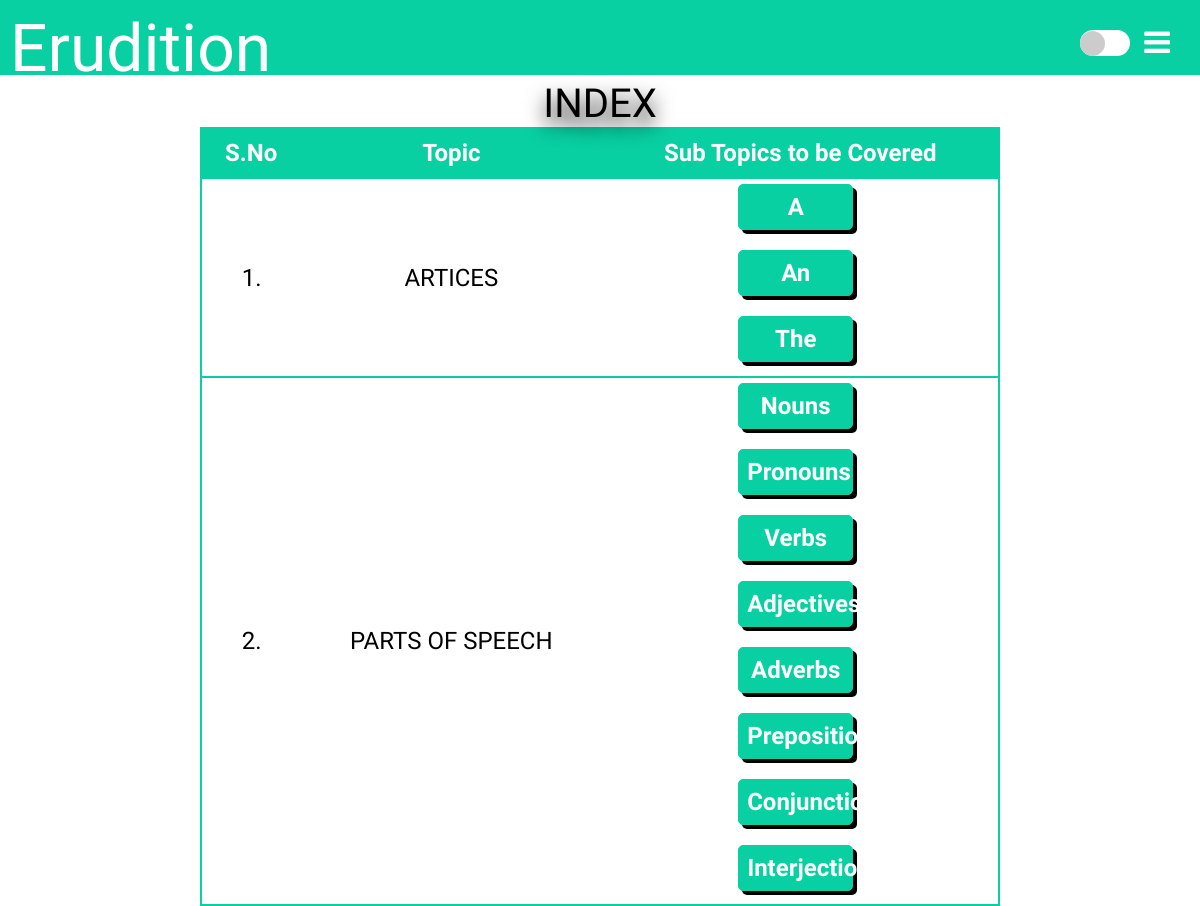
The app's page /content/reading/ (signed in) with its own data.
### READING/models.py (models this page shows, shortened)
class Topic(models.Model):
    topic_id = models.IntegerField(primary_key=True, default=0)
    topic_title = models.CharField(max_length=50)

class SubTopic(models.Model):
    stopic_id = models.ForeignKey(Topic, on_delete=models.CASCADE)
    sub_topic_title = models.CharField(max_length=50)

### READING/views.py (the view)
# urls.py: path('',views.INDEX),
def INDEX(request):
    topic = Topic.objects.all()
    subtopic = SubTopic.objects.all()
    details = {"Topics":topic, "SubTopics":subtopic, "SubTopicsLen":len(subtopic)+1}
    if request.user.is_anonymous:
        return redirect('/signin')
    details.update(user_info(request))
    return render(request, "READING/INDEX.html", details)

### ERUDITION/views.py (called while the page is built)
def user_info(request):
    from django.contrib.auth.models import User
    if request.user.is_authenticated:
        username=request.user.username
        return {'person':username}
    return {}

### READING/templates/READING/INDEX.html (shortened to what this page needs)
{% extends 'NAVBAR.html' %}
{% load static %}
{% block static %}
<link rel="stylesheet" type="text/css" href="{% static 'CSS/INDEX.css' %}">{% endblock %}
{% block body %}
<div class="index">
    <table border=1 frame=box rules=groups>
        <caption>INDEX</caption>
        <thead>
            <tr>
                <th>S.No</th>
                <th>Topic</th>
                <th>Sub Topics to be Covered</th>
            </tr>
        </thead>
        {% for a in Topics %}
        <tbody>
            <tr>
                <td rowspan="{{SubTopicsLen}}">{{a.topic_id}}.</td>
                <td rowspan="{{SubTopicsLen}}">{{a.topic_title}}</td>
            </tr>
            {% for b in SubTopics %}
            <tr>
                {% if b.stopic_id.topic_id == a.topic_id %}
                <form action="{{b.sub_topic_title}}" method="post">
                    <td><button class="button button--pandora" type="submit" name="cur-topic" value="{{b.stopic_id.topic_id}}"><span>{{b.sub_topic_title}}</span></button></td>
                </form>
                {% endif %}
            </tr>
            {% endfor %}
        </tbody>
        {% endfor %}
    </table>
</div>
{% endblock %}

### static/CSS/NAVBAR.css (style rules this page uses)
:root { --theme: rgb(9, 208, 162); }
body { text-align: center; background-repeat: no-repeat; background-size: cover; background-attachment: fixed; color: black; font-size: 24px; font-family: 'Dancing Script', cursive; margin: 0px; padding: 0px; transition: 0.5s; user-select: none; background-color: white; scroll-behavior: smooth; }
button { text-decoration: none; background-color: transparent; border: none; cursor: pointer; font-family: 'Dancing Script', cursive; font-size: 30px; color: white; }

### READING/static/CSS/INDEX.css (style rules this page uses)
.index { padding-top: 120px; }
.index table { margin: auto; width: 800px; text-align: center; color: black; }
.index table caption { font-size: 60px; transition: 0.5s; text-shadow: 0px 10px 20px black; }
.index th { background-color: var(--theme); border: 2px solid var(--theme); color: white; }
.index thead, tbody { border: 2px solid var(--theme); }
.index th, .index td { padding: 10px; }
.button { pointer-events: auto; cursor: pointer; background: #e7e7e7; border: none; padding: 1.5rem 3rem; margin: 0; font-family: inherit; font-size: inherit; position: relative; display: inline-block; }
.button::before, .button::after { width: 100%; height: 100%; }
.button--pandora { background: #000; font-weight: 700; padding: 0; border-radius: 5px; width: 10rem; transition: 0.5s; }
.button--pandora span { display: block; background: var(--theme); padding: 1.2rem 1.6rem; border: 1px solid var(--theme); border-radius: 5px; transform: translate3d(-4px, -4px, 0); transition: transform 0.3s cubic-bezier(0.7, 0, 0.2, 1); }
@media screen and (max-width:1200px) { .index { padding-top: 80px; } }
@media screen and (max-width:1200px) { .index table caption { font-size: 40px; } }
@media screen and (max-width:1200px) { .button--pandora { width: 7.2rem; } }
@media screen and (max-width:1200px) { .button--pandora span { padding: 0.5rem; } }

### records on screen
Topic: topic_id "1", topic_title "ARTICES"
SubTopic: sub_topic_title "A"
SubTopic: sub_topic_title "An"
SubTopic: sub_topic_title "The"
Topic: topic_id "2", topic_title "PARTS OF SPEECH"
SubTopic: sub_topic_title "Nouns"
SubTopic: sub_topic_title "Pronouns"
SubTopic: sub_topic_title "Verbs"
SubTopic: sub_topic_title "Adjectives"
SubTopic: sub_topic_title "Adverbs"
SubTopic: sub_topic_title "Prepositions"
SubTopic: sub_topic_title "Conjunctions"
SubTopic: sub_topic_title "Interjections"
